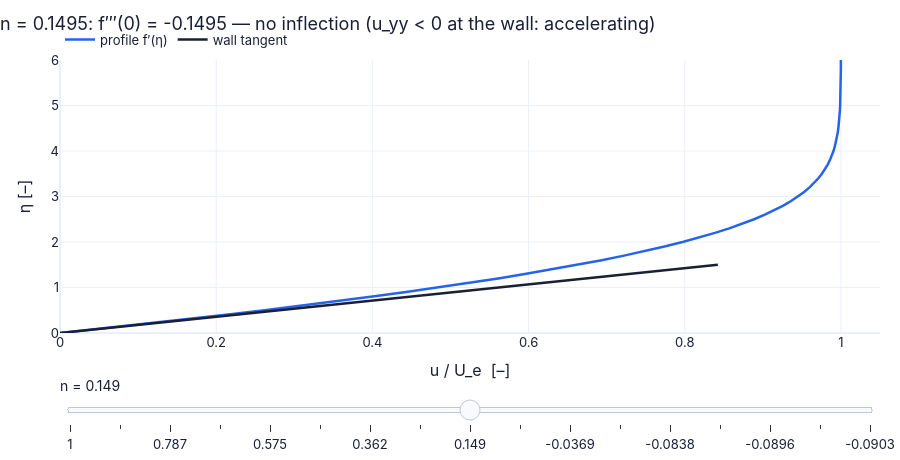

Here is the notebook cell this chart was saved with:
### Markdown cell above
**What you see.** In (a) the rose profile ($n=-0.05$) gets a second bend (its dot is the inflection) while the teal one is a single smooth bend; in (b) $f'''$ is negative at the wall for $n>0$, zero for $n=0$ and positive for $n<0$; in (c) $\tau_0$ falls to zero in the diffuser.

**How to read it.** Wall curvature = pressure gradient: an adverse gradient bends the wall end of the profile the other way, which puts an inflection into it; when the curvature is strong enough the slope at the wall reaches zero.

**What would change if…** …$dp/dx$ stronger (a wider-angle diffuser): the wall tangent lies flatter and $\tau_0$ reaches zero sooner.

### Code cell
rows7 = np.arange(len(tab["m"]))[::-1]                            # from n = 4 down to the fold
rows7 = rows7[tab["m"][rows7] <= 1.0001]                          # keep n <= 1 (favourable ... separation)
rows7 = rows7[::1 if not FAST else 2]
ms7 = tab["m"][rows7]


def frame(m_):                                                    # profile and wall tangent for exponent m_
    r = int(np.argmin(np.abs(tab["m"] - m_))); s0 = tab["fpp0"][r]
    e_ = min(1.5, 0.95/max(s0, 1e-9))
    return {"profile f′(η)": (tab["fp"][r], tab["eta"]), "wall tangent": ([0, s0*e_], [0, e_])}   # the values for this call


fig = slider_figure(frame, "n", ms7, unit="", xlabel="u / U_e  [–]", ylabel="η [–]", title="", xrange=[0, 1.05], yrange=[0, 6])   # one figure whose curves follow the slider; every position precomputed (P17)
def verdict(m_):   # a small helper used below
    return "no inflection (u_yy < 0 at the wall: accelerating)" if m_ > 1e-9 else ("inflection at the wall (u_yy = 0)" if abs(m_) <= 1e-9 else "inflection at η = %.2f (u_yy > 0 at the wall: adverse)" % tab["inflection_eta"][int(np.argmin(np.abs(tab["m"] - m_)))])   # the values for this call
step_titles(fig, [f"n = {m_:.4f}: f‴(0) = {-m_:+.4f} — {verdict(m_)}" for m_ in ms7])   # a title with numbers for every slider position
recolor(fig, {"profile f′(η)": COLORS["blue"], "wall tangent": COLORS["ink"]})   # colours by meaning
fig.show()                                                        # drag n from 1 to the fold

### Figure 1 — Plotly figure (JSON) as saved in the notebook; plotly's stock layout.template omitted (floating-point values rounded to 4 significant figures)
{"data": [{"hovertemplate": "profile f′(η): %{y:.4g}<extra>n = 1 </extra>", "line": {"color": "#2563eb", "width": 2.5}, "mode": "lines", "name": "profile f′(η)", "type": "scatter", "visible": false, "x": [-1.133e-29, 0.1183, 0.2266, 0.3252, 0.4145, 0.4946, 0.5663, 0.6299, 0.6859, 0.7351, 0.7779, 0.8149, 0.8467, 0.8738, 0.8968, 0.9162, 0.9323, 0.9458, 0.9568, 0.9659, 0.9732, 0.9791, 0.9839, 0.9876, 0.9905, 0.9929, 0.9946, 0.996, 0.997, 0.9978, 0.9984, 0.9989, 0.9992, 0.9994, 0.9996, 0.9997, 0.9998, 0.9999, 0.9999, 0.9999, 1.0, 1.0, 1.0, 1.0, 1.0, 1.0, 1.0, 1.0, 1.0, 1.0, 1.0, 1.0, 1.0, 1.0, 1.0, 1.0, 1.0, 1.0, 1.0, 1.0, 1.0, 1.0, 1.0, 1.0, 1.0, 1.0, 1.0, 1.0, 1.0, 1.0, 1.0, 1.0, 1.0, 1.0, 1.0, 1.0, 1.0, 1.0, 1.0, 1.0, 1.0], "y": [0.0, 0.1, 0.2, 0.3, 0.4, 0.5, 0.6, 0.7, 0.8, 0.9, 1.0, 1.1, 1.2, 1.3, 1.4, 1.5, 1.6, 1.7, 1.8, 1.9, 2.0, 2.1, 2.2, 2.3, 2.4, 2.5, 2.6, 2.7, 2.8, 2.9, 3.0, 3.1, 3.2, 3.3, 3.4, 3.5, 3.6, 3.7, 3.8, 3.9, 4.0, 4.1, 4.2, 4.3, 4.4, 4.5, 4.6, 4.7, 4.8, 4.9, 5.0, 5.1, 5.2, 5.3, 5.4, 5.5, 5.6, 5.7, 5.8, 5.9, 6.0, 6.1, 6.2, 6.3, 6.4, 6.5, 6.6, 6.7, 6.8, 6.9, 7.0, 7.1, 7.2, 7.3, 7.4, 7.5, 7.6, 7.7, 7.8, 7.9, 8.0]}, {"hovertemplate": "wall tangent: %{y:.4g}<extra>n = 1 </extra>", "line": {"color": "#1a1f36", "width": 2.5}, "mode": "lines", "name": "wall tangent", "type": "scatter", "visible": false, "x": [0.0, 0.95], "y": [0.0, 0.7707]}, {"hovertemplate": "profile f′(η): %{y:.4g}<extra>n = 0.894 </extra>", "line": {"color": "#2563eb", "width": 2.5}, "mode": "lines", "name": "profile f′(η)", "type": "scatter", "visible": false, "x": [-2.383e-26, 0.1125, 0.2161, 0.3111, 0.3975, 0.4757, 0.5462, 0.6092, 0.6653, 0.7149, 0.7585, 0.7966, 0.8297, 0.8583, 0.8827, 0.9036, 0.9212, 0.936, 0.9484, 0.9587, 0.9671, 0.974, 0.9796, 0.9841, 0.9877, 0.9905, 0.9928, 0.9945, 0.9959, 0.9969, 0.9977, 0.9983, 0.9988, 0.9991, 0.9994, 0.9995, 0.9997, 0.9998, 0.9998, 0.9999, 0.9999, 0.9999, 1.0, 1.0, 1.0, 1.0, 1.0, 1.0, 1.0, 1.0, 1.0, 1.0, 1.0, 1.0, 1.0, 1.0, 1.0, 1.0, 1.0, 1.0, 1.0, 1.0, 1.0, 1.0, 1.0, 1.0, 1.0, 1.0, 1.0, 1.0, 1.0, 1.0, 1.0, 1.0, 1.0, 1.0, 1.0, 1.0, 1.0, 1.0, 1.0], "y": [0.0, 0.1, 0.2, 0.3, 0.4, 0.5, 0.6, 0.7, 0.8, 0.9, 1.0, 1.1, 1.2, 1.3, 1.4, 1.5, 1.6, 1.7, 1.8, 1.9, 2.0, 2.1, 2.2, 2.3, 2.4, 2.5, 2.6, 2.7, 2.8, 2.9, 3.0, 3.1, 3.2, 3.3, 3.4, 3.5, 3.6, 3.7, 3.8, 3.9, 4.0, 4.1, 4.2, 4.3, 4.4, 4.5, 4.6, 4.7, 4.8, 4.9, 5.0, 5.1, 5.2, 5.3, 5.4, 5.5, 5.6, 5.7, 5.8, 5.9, 6.0, 6.1, 6.2, 6.3, 6.4, 6.5, 6.6, 6.7, 6.8, 6.9, 7.0, 7.1, 7.2, 7.3, 7.4, 7.5, 7.6, 7.7, 7.8, 7.9, 8.0]}, {"hovertemplate": "wall tangent: %{y:.4g}<extra>n = 0.894 </extra>", "line": {"color": "#1a1f36", "width": 2.5}, "mode": "lines", "name": "wall tangent", "type": "scatter", "visible": false, "x": [0.0, 0.95], "y": [0.0, 0.8122]}, {"hovertemplate": "profile f′(η): %{y:.4g}<extra>n = 0.787 </extra>", "line": {"color": "#2563eb", "width": 2.5}, "mode": "lines", "name": "profile f′(η)", "type": "scatter", "visible": false, "x": [-3.249e-27, 0.1064, 0.205, 0.2958, 0.3791, 0.4551, 0.5241, 0.5864, 0.6423, 0.6922, 0.7365, 0.7757, 0.81, 0.84, 0.8661, 0.8885, 0.9077, 0.9241, 0.9379, 0.9495, 0.9592, 0.9673, 0.9739, 0.9793, 0.9837, 0.9873, 0.9901, 0.9924, 0.9942, 0.9956, 0.9967, 0.9975, 0.9981, 0.9986, 0.999, 0.9993, 0.9995, 0.9996, 0.9997, 0.9998, 0.9999, 0.9999, 0.9999, 1.0, 1.0, 1.0, 1.0, 1.0, 1.0, 1.0, 1.0, 1.0, 1.0, 1.0, 1.0, 1.0, 1.0, 1.0, 1.0, 1.0, 1.0, 1.0, 1.0, 1.0, 1.0, 1.0, 1.0, 1.0, 1.0, 1.0, 1.0, 1.0, 1.0, 1.0, 1.0, 1.0, 1.0, 1.0, 1.0, 1.0, 1.0], "y": [0.0, 0.1, 0.2, 0.3, 0.4, 0.5, 0.6, 0.7, 0.8, 0.9, 1.0, 1.1, 1.2, 1.3, 1.4, 1.5, 1.6, 1.7, 1.8, 1.9, 2.0, 2.1, 2.2, 2.3, 2.4, 2.5, 2.6, 2.7, 2.8, 2.9, 3.0, 3.1, 3.2, 3.3, 3.4, 3.5, 3.6, 3.7, 3.8, 3.9, 4.0, 4.1, 4.2, 4.3, 4.4, 4.5, 4.6, 4.7, 4.8, 4.9, 5.0, 5.1, 5.2, 5.3, 5.4, 5.5, 5.6, 5.7, 5.8, 5.9, 6.0, 6.1, 6.2, 6.3, 6.4, 6.5, 6.6, 6.7, 6.8, 6.9, 7.0, 7.1, 7.2, 7.3, 7.4, 7.5, 7.6, 7.7, 7.8, 7.9, 8.0]}, {"hovertemplate": "wall tangent: %{y:.4g}<extra>n = 0.787 </extra>", "line": {"color": "#1a1f36", "width": 2.5}, "mode": "lines", "name": "wall tangent", "type": "scatter", "visible": false, "x": [0.0, 0.95], "y": [0.0, 0.8611]}, {"hovertemplate": "profile f′(η): %{y:.4g}<extra>n = 0.681 </extra>", "line": {"color": "#2563eb", "width": 2.5}, "mode": "lines", "name": "profile f′(η)", "type": "scatter", "visible": false, "x": [3.214e-27, 0.09986, 0.1929, 0.2793, 0.3591, 0.4325, 0.4997, 0.5608, 0.6163, 0.6664, 0.7113, 0.7513, 0.7869, 0.8184, 0.846, 0.8701, 0.891, 0.9091, 0.9246, 0.9378, 0.949, 0.9585, 0.9663, 0.9729, 0.9783, 0.9828, 0.9864, 0.9893, 0.9917, 0.9935, 0.995, 0.9962, 0.9971, 0.9978, 0.9984, 0.9988, 0.9991, 0.9993, 0.9995, 0.9997, 0.9998, 0.9998, 0.9999, 0.9999, 0.9999, 1.0, 1.0, 1.0, 1.0, 1.0, 1.0, 1.0, 1.0, 1.0, 1.0, 1.0, 1.0, 1.0, 1.0, 1.0, 1.0, 1.0, 1.0, 1.0, 1.0, 1.0, 1.0, 1.0, 1.0, 1.0, 1.0, 1.0, 1.0, 1.0, 1.0, 1.0, 1.0, 1.0, 1.0, 1.0, 1.0], "y": [0.0, 0.1, 0.2, 0.3, 0.4, 0.5, 0.6, 0.7, 0.8, 0.9, 1.0, 1.1, 1.2, 1.3, 1.4, 1.5, 1.6, 1.7, 1.8, 1.9, 2.0, 2.1, 2.2, 2.3, 2.4, 2.5, 2.6, 2.7, 2.8, 2.9, 3.0, 3.1, 3.2, 3.3, 3.4, 3.5, 3.6, 3.7, 3.8, 3.9, 4.0, 4.1, 4.2, 4.3, 4.4, 4.5, 4.6, 4.7, 4.8, 4.9, 5.0, 5.1, 5.2, 5.3, 5.4, 5.5, 5.6, 5.7, 5.8, 5.9, 6.0, 6.1, 6.2, 6.3, 6.4, 6.5, 6.6, 6.7, 6.8, 6.9, 7.0, 7.1, 7.2, 7.3, 7.4, 7.5, 7.6, 7.7, 7.8, 7.9, 8.0]}, {"hovertemplate": "wall tangent: %{y:.4g}<extra>n = 0.681 </extra>", "line": {"color": "#1a1f36", "width": 2.5}, "mode": "lines", "name": "wall tangent", "type": "scatter", "visible": false, "x": [0.0, 0.95], "y": [0.0, 0.92]}, {"hovertemplate": "profile f′(η): %{y:.4g}<extra>n = 0.575 </extra>", "line": {"color": "#2563eb", "width": 2.5}, "mode": "lines", "name": "profile f′(η)", "type": "scatter", "visible": false, "x": [-1.765e-29, 0.09281, 0.1799, 0.2613, 0.3371, 0.4074, 0.4723, 0.532, 0.5867, 0.6366, 0.6818, 0.7227, 0.7595, 0.7923, 0.8216, 0.8474, 0.8702, 0.8902, 0.9075, 0.9226, 0.9355, 0.9466, 0.956, 0.964, 0.9707, 0.9763, 0.9809, 0.9847, 0.9879, 0.9904, 0.9925, 0.9941, 0.9954, 0.9965, 0.9973, 0.998, 0.9985, 0.9988, 0.9991, 0.9994, 0.9995, 0.9997, 0.9997, 0.9998, 0.9999, 0.9999, 0.9999, 1.0, 1.0, 1.0, 1.0, 1.0, 1.0, 1.0, 1.0, 1.0, 1.0, 1.0, 1.0, 1.0, 1.0, 1.0, 1.0, 1.0, 1.0, 1.0, 1.0, 1.0, 1.0, 1.0, 1.0, 1.0, 1.0, 1.0, 1.0, 1.0, 1.0, 1.0, 1.0, 1.0, 1.0], "y": [0.0, 0.1, 0.2, 0.3, 0.4, 0.5, 0.6, 0.7, 0.8, 0.9, 1.0, 1.1, 1.2, 1.3, 1.4, 1.5, 1.6, 1.7, 1.8, 1.9, 2.0, 2.1, 2.2, 2.3, 2.4, 2.5, 2.6, 2.7, 2.8, 2.9, 3.0, 3.1, 3.2, 3.3, 3.4, 3.5, 3.6, 3.7, 3.8, 3.9, 4.0, 4.1, 4.2, 4.3, 4.4, 4.5, 4.6, 4.7, 4.8, 4.9, 5.0, 5.1, 5.2, 5.3, 5.4, 5.5, 5.6, 5.7, 5.8, 5.9, 6.0, 6.1, 6.2, 6.3, 6.4, 6.5, 6.6, 6.7, 6.8, 6.9, 7.0, 7.1, 7.2, 7.3, 7.4, 7.5, 7.6, 7.7, 7.8, 7.9, 8.0]}, {"hovertemplate": "wall tangent: %{y:.4g}<extra>n = 0.575 </extra>", "line": {"color": "#1a1f36", "width": 2.5}, "mode": "lines", "name": "wall tangent", "type": "scatter", "visible": false, "x": [0.0, 0.95], "y": [0.0, 0.9929]}, {"hovertemplate": "profile f′(η): %{y:.4g}<extra>n = 0.468 </extra>", "line": {"color": "#2563eb", "width": 2.5}, "mode": "lines", "name": "profile f′(η)", "type": "scatter", "visible": false, "x": [-9.338e-29, 0.08511, 0.1655, 0.2413, 0.3125, 0.3791, 0.4413, 0.499, 0.5525, 0.6018, 0.6471, 0.6885, 0.7262, 0.7604, 0.7912, 0.8189, 0.8437, 0.8657, 0.8851, 0.9023, 0.9173, 0.9303, 0.9416, 0.9513, 0.9596, 0.9667, 0.9727, 0.9777, 0.982, 0.9854, 0.9883, 0.9907, 0.9926, 0.9942, 0.9955, 0.9965, 0.9973, 0.9979, 0.9984, 0.9988, 0.9991, 0.9993, 0.9995, 0.9996, 0.9997, 0.9998, 0.9999, 0.9999, 0.9999, 0.9999, 1.0, 1.0, 1.0, 1.0, 1.0, 1.0, 1.0, 1.0, 1.0, 1.0, 1.0, 1.0, 1.0, 1.0, 1.0, 1.0, 1.0, 1.0, 1.0, 1.0, 1.0, 1.0, 1.0, 1.0, 1.0, 1.0, 1.0, 1.0, 1.0, 1.0, 1.0], "y": [0.0, 0.1, 0.2, 0.3, 0.4, 0.5, 0.6, 0.7, 0.8, 0.9, 1.0, 1.1, 1.2, 1.3, 1.4, 1.5, 1.6, 1.7, 1.8, 1.9, 2.0, 2.1, 2.2, 2.3, 2.4, 2.5, 2.6, 2.7, 2.8, 2.9, 3.0, 3.1, 3.2, 3.3, 3.4, 3.5, 3.6, 3.7, 3.8, 3.9, 4.0, 4.1, 4.2, 4.3, 4.4, 4.5, 4.6, 4.7, 4.8, 4.9, 5.0, 5.1, 5.2, 5.3, 5.4, 5.5, 5.6, 5.7, 5.8, 5.9, 6.0, 6.1, 6.2, 6.3, 6.4, 6.5, 6.6, 6.7, 6.8, 6.9, 7.0, 7.1, 7.2, 7.3, 7.4, 7.5, 7.6, 7.7, 7.8, 7.9, 8.0]}, {"hovertemplate": "wall tangent: %{y:.4g}<extra>n = 0.468 </extra>", "line": {"color": "#1a1f36", "width": 2.5}, "mode": "lines", "name": "wall tangent", "type": "scatter", "visible": false, "x": [0.0, 0.95], "y": [0.0, 1.086]}, {"hovertemplate": "profile f′(η): %{y:.4g}<extra>n = 0.362 </extra>", "line": {"color": "#2563eb", "width": 2.5}, "mode": "lines", "name": "profile f′(η)", "type": "scatter", "visible": false, "x": [-1.765e-29, 0.07657, 0.1495, 0.2189, 0.2846, 0.3468, 0.4053, 0.4604, 0.512, 0.5602, 0.605, 0.6466, 0.685, 0.7203, 0.7526, 0.7821, 0.8089, 0.8331, 0.8549, 0.8744, 0.8918, 0.9072, 0.9208, 0.9327, 0.9431, 0.9522, 0.96, 0.9667, 0.9724, 0.9773, 0.9814, 0.9848, 0.9877, 0.9901, 0.992, 0.9937, 0.995, 0.996, 0.9969, 0.9976, 0.9981, 0.9986, 0.9989, 0.9992, 0.9994, 0.9995, 0.9996, 0.9997, 0.9998, 0.9999, 0.9999, 0.9999, 0.9999, 1.0, 1.0, 1.0, 1.0, 1.0, 1.0, 1.0, 1.0, 1.0, 1.0, 1.0, 1.0, 1.0, 1.0, 1.0, 1.0, 1.0, 1.0, 1.0, 1.0, 1.0, 1.0, 1.0, 1.0, 1.0, 1.0, 1.0, 1.0], "y": [0.0, 0.1, 0.2, 0.3, 0.4, 0.5, 0.6, 0.7, 0.8, 0.9, 1.0, 1.1, 1.2, 1.3, 1.4, 1.5, 1.6, 1.7, 1.8, 1.9, 2.0, 2.1, 2.2, 2.3, 2.4, 2.5, 2.6, 2.7, 2.8, 2.9, 3.0, 3.1, 3.2, 3.3, 3.4, 3.5, 3.6, 3.7, 3.8, 3.9, 4.0, 4.1, 4.2, 4.3, 4.4, 4.5, 4.6, 4.7, 4.8, 4.9, 5.0, 5.1, 5.2, 5.3, 5.4, 5.5, 5.6, 5.7, 5.8, 5.9, 6.0, 6.1, 6.2, 6.3, 6.4, 6.5, 6.6, 6.7, 6.8, 6.9, 7.0, 7.1, 7.2, 7.3, 7.4, 7.5, 7.6, 7.7, 7.8, 7.9, 8.0]}, {"hovertemplate": "wall tangent: %{y:.4g}<extra>n = 0.362 </extra>", "line": {"color": "#1a1f36", "width": 2.5}, "mode": "lines", "name": "wall tangent", "type": "scatter", "visible": false, "x": [0.0, 0.95], "y": [0.0, 1.212]}, {"hovertemplate": "profile f′(η): %{y:.4g}<extra>n = 0.256 </extra>", "line": {"color": "#2563eb", "width": 2.5}, "mode": "lines", "name": "profile f′(η)", "type": "scatter", "visible": false, "x": [-1.215e-25, 0.06687, 0.1312, 0.1929, 0.2521, 0.3087, 0.3627, 0.4141, 0.4629, 0.5091, 0.5527, 0.5937, 0.6322, 0.6682, 0.7018, 0.7329, 0.7617, 0.7881, 0.8124, 0.8346, 0.8548, 0.873, 0.8894, 0.9041, 0.9173, 0.9289, 0.9392, 0.9483, 0.9562, 0.963, 0.969, 0.9741, 0.9785, 0.9822, 0.9854, 0.988, 0.9903, 0.9921, 0.9937, 0.9949, 0.9959, 0.9968, 0.9975, 0.998, 0.9984, 0.9988, 0.9991, 0.9993, 0.9995, 0.9996, 0.9997, 0.9998, 0.9998, 0.9999, 0.9999, 0.9999, 0.9999, 1.0, 1.0, 1.0, 1.0, 1.0, 1.0, 1.0, 1.0, 1.0, 1.0, 1.0, 1.0, 1.0, 1.0, 1.0, 1.0, 1.0, 1.0, 1.0, 1.0, 1.0, 1.0, 1.0, 1.0], "y": [0.0, 0.1, 0.2, 0.3, 0.4, 0.5, 0.6, 0.7, 0.8, 0.9, 1.0, 1.1, 1.2, 1.3, 1.4, 1.5, 1.6, 1.7, 1.8, 1.9, 2.0, 2.1, 2.2, 2.3, 2.4, 2.5, 2.6, 2.7, 2.8, 2.9, 3.0, 3.1, 3.2, 3.3, 3.4, 3.5, 3.6, 3.7, 3.8, 3.9, 4.0, 4.1, 4.2, 4.3, 4.4, 4.5, 4.6, 4.7, 4.8, 4.9, 5.0, 5.1, 5.2, 5.3, 5.4, 5.5, 5.6, 5.7, 5.8, 5.9, 6.0, 6.1, 6.2, 6.3, 6.4, 6.5, 6.6, 6.7, 6.8, 6.9, 7.0, 7.1, 7.2, 7.3, 7.4, 7.5, 7.6, 7.7, 7.8, 7.9, 8.0]}, {"hovertemplate": "wall tangent: %{y:.4g}<extra>n = 0.256 </extra>", "line": {"color": "#1a1f36", "width": 2.5}, "mode": "lines", "name": "wall tangent", "type": "scatter", "visible": false, "x": [0.0, 0.95], "y": [0.0, 1.394]}, {"hovertemplate": "profile f′(η): %{y:.4g}<extra>n = 0.149 </extra>", "line": {"color": "#2563eb", "width": 2.5}, "mode": "lines", "name": "profile f′(η)", "type": "scatter", "visible": true, "x": [3.562e-25, 0.05541, 0.1093, 0.1617, 0.2126, 0.2619, 0.3096, 0.3558, 0.4003, 0.4431, 0.4842, 0.5236, 0.5612, 0.597, 0.631, 0.6632, 0.6936, 0.7222, 0.749, 0.774, 0.7973, 0.8188, 0.8387, 0.8569, 0.8736, 0.8888, 0.9026, 0.915, 0.9262, 0.9361, 0.945, 0.9529, 0.9598, 0.9658, 0.9711, 0.9757, 0.9796, 0.983, 0.9859, 0.9883, 0.9904, 0.9922, 0.9936, 0.9948, 0.9958, 0.9967, 0.9973, 0.9979, 0.9983, 0.9987, 0.999, 0.9992, 0.9994, 0.9995, 0.9996, 0.9997, 0.9998, 0.9998, 0.9999, 0.9999, 0.9999, 1.0, 1.0, 1.0, 1.0, 1.0, 1.0, 1.0, 1.0, 1.0, 1.0, 1.0, 1.0, 1.0, 1.0, 1.0, 1.0, 1.0, 1.0, 1.0, 1.0], "y": [0.0, 0.1, 0.2, 0.3, 0.4, 0.5, 0.6, 0.7, 0.8, 0.9, 1.0, 1.1, 1.2, 1.3, 1.4, 1.5, 1.6, 1.7, 1.8, 1.9, 2.0, 2.1, 2.2, 2.3, 2.4, 2.5, 2.6, 2.7, 2.8, 2.9, 3.0, 3.1, 3.2, 3.3, 3.4, 3.5, 3.6, 3.7, 3.8, 3.9, 4.0, 4.1, 4.2, 4.3, 4.4, 4.5, 4.6, 4.7, 4.8, 4.9, 5.0, 5.1, 5.2, 5.3, 5.4, 5.5, 5.6, 5.7, 5.8, 5.9, 6.0, 6.1, 6.2, 6.3, 6.4, 6.5, 6.6, 6.7, 6.8, 6.9, 7.0, 7.1, 7.2, 7.3, 7.4, 7.5, 7.6, 7.7, 7.8, 7.9, 8.0]}, {"hovertemplate": "wall tangent: %{y:.4g}<extra>n = 0.149 </extra>", "line": {"color": "#1a1f36", "width": 2.5}, "mode": "lines", "name": "wall tangent", "type": "scatter", "visible": true, "x": [0.0, 0.8424], "y": [0.0, 1.5]}, {"hovertemplate": "profile f′(η): %{y:.4g}<extra>n = 0.0432 </extra>", "line": {"color": "#2563eb", "width": 2.5}, "mode": "lines", "name": "profile f′(η)", "type": "scatter", "visible": false, "x": [-2.044e-25, 0.04083, 0.08122, 0.1212, 0.1606, 0.1996, 0.2381, 0.276, 0.3134, 0.3501, 0.3861, 0.4214, 0.4558, 0.4895, 0.5222, 0.554, 0.5848, 0.6146, 0.6432, 0.6707, 0.697, 0.722, 0.7458, 0.7684, 0.7897, 0.8096, 0.8283, 0.8458, 0.8619, 0.8769, 0.8906, 0.9032, 0.9147, 0.9251, 0.9346, 0.943, 0.9506, 0.9574, 0.9634, 0.9687, 0.9733, 0.9773, 0.9809, 0.9839, 0.9865, 0.9888, 0.9907, 0.9923, 0.9937, 0.9948, 0.9958, 0.9966, 0.9973, 0.9978, 0.9982, 0.9986, 0.9989, 0.9991, 0.9993, 0.9995, 0.9996, 0.9997, 0.9998, 0.9998, 0.9999, 0.9999, 0.9999, 0.9999, 1.0, 1.0, 1.0, 1.0, 1.0, 1.0, 1.0, 1.0, 1.0, 1.0, 1.0, 1.0, 1.0], "y": [0.0, 0.1, 0.2, 0.3, 0.4, 0.5, 0.6, 0.7, 0.8, 0.9, 1.0, 1.1, 1.2, 1.3, 1.4, 1.5, 1.6, 1.7, 1.8, 1.9, 2.0, 2.1, 2.2, 2.3, 2.4, 2.5, 2.6, 2.7, 2.8, 2.9, 3.0, 3.1, 3.2, 3.3, 3.4, 3.5, 3.6, 3.7, 3.8, 3.9, 4.0, 4.1, 4.2, 4.3, 4.4, 4.5, 4.6, 4.7, 4.8, 4.9, 5.0, 5.1, 5.2, 5.3, 5.4, 5.5, 5.6, 5.7, 5.8, 5.9, 6.0, 6.1, 6.2, 6.3, 6.4, 6.5, 6.6, 6.7, 6.8, 6.9, 7.0, 7.1, 7.2, 7.3, 7.4, 7.5, 7.6, 7.7, 7.8, 7.9, 8.0]}, {"hovertemplate": "wall tangent: %{y:.4g}<extra>n = 0.0432 </extra>", "line": {"color": "#1a1f36", "width": 2.5}, "mode": "lines", "name": "wall tangent", "type": "scatter", "visible": false, "x": [0.0, 0.6156], "y": [0.0, 1.5]}, {"hovertemplate": "profile f′(η): %{y:.4g}<extra>n = -0.0369 </extra>", "line": {"color": "#2563eb", "width": 2.5}, "mode": "lines", "name": "profile f′(η)", "type": "scatter", "visible": false, "x": [-1.682e-25, 0.02511, 0.05058, 0.07642, 0.1026, 0.1291, 0.156, 0.1831, 0.2105, 0.2382, 0.2661, 0.2941, 0.3223, 0.3505, 0.3787, 0.407, 0.4351, 0.463, 0.4907, 0.5182, 0.5452, 0.5719, 0.598, 0.6235, 0.6484, 0.6726, 0.6961, 0.7187, 0.7405, 0.7613, 0.7812, 0.8001, 0.818, 0.8348, 0.8507, 0.8655, 0.8793, 0.8921, 0.9039, 0.9147, 0.9246, 0.9337, 0.9418, 0.9492, 0.9558, 0.9618, 0.967, 0.9717, 0.9758, 0.9794, 0.9825, 0.9852, 0.9876, 0.9896, 0.9913, 0.9928, 0.9941, 0.9951, 0.996, 0.9967, 0.9974, 0.9979, 0.9983, 0.9986, 0.9989, 0.9991, 0.9993, 0.9995, 0.9996, 0.9997, 0.9997, 0.9998, 0.9998, 0.9999, 0.9999, 0.9999, 0.9999, 1.0, 1.0, 1.0, 1.0], "y": [0.0, 0.1, 0.2, 0.3, 0.4, 0.5, 0.6, 0.7, 0.8, 0.9, 1.0, 1.1, 1.2, 1.3, 1.4, 1.5, 1.6, 1.7, 1.8, 1.9, 2.0, 2.1, 2.2, 2.3, 2.4, 2.5, 2.6, 2.7, 2.8, 2.9, 3.0, 3.1, 3.2, 3.3, 3.4, 3.5, 3.6, 3.7, 3.8, 3.9, 4.0, 4.1, 4.2, 4.3, 4.4, 4.5, 4.6, 4.7, 4.8, 4.9, 5.0, 5.1, 5.2, 5.3, 5.4, 5.5, 5.6, 5.7, 5.8, 5.9, 6.0, 6.1, 6.2, 6.3, 6.4, 6.5, 6.6, 6.7, 6.8, 6.9, 7.0, 7.1, 7.2, 7.3, 7.4, 7.5, 7.6, 7.7, 7.8, 7.9, 8.0]}, {"hovertemplate": "wall tangent: %{y:.4g}<extra>n = -0.0369 </extra>", "line": {"color": "#1a1f36", "width": 2.5}, "mode": "lines", "name": "wall tangent", "type": "scatter", "visible": false, "x": [0.0, 0.3739], "y": [0.0, 1.5]}, {"hovertemplate": "profile f′(η): %{y:.4g}<extra>n = -0.0716 </extra>", "line": {"color": "#2563eb", "width": 2.5}, "mode": "lines", "name": "profile f′(η)", "type": "scatter", "visible": false, "x": [8.565e-25, 0.01437, 0.02945, 0.04525, 0.06175, 0.07896, 0.09687, 0.1155, 0.1347, 0.1546, 0.1752, 0.1964, 0.2181, 0.2405, 0.2633, 0.2866, 0.3104, 0.3346, 0.3591, 0.3839, 0.4089, 0.4341, 0.4594, 0.4847, 0.51, 0.5351, 0.5601, 0.5848, 0.6091, 0.633, 0.6564, 0.6793, 0.7015, 0.7231, 0.7438, 0.7638, 0.783, 0.8012, 0.8186, 0.835, 0.8504, 0.8649, 0.8785, 0.891, 0.9027, 0.9134, 0.9233, 0.9323, 0.9405, 0.9479, 0.9545, 0.9605, 0.9658, 0.9706, 0.9747, 0.9784, 0.9816, 0.9844, 0.9869, 0.989, 0.9908, 0.9923, 0.9936, 0.9947, 0.9957, 0.9965, 0.9971, 0.9977, 0.9981, 0.9985, 0.9988, 0.999, 0.9992, 0.9994, 0.9995, 0.9996, 0.9997, 0.9998, 0.9998, 0.9999, 0.9999], "y": [0.0, 0.1, 0.2, 0.3, 0.4, 0.5, 0.6, 0.7, 0.8, 0.9, 1.0, 1.1, 1.2, 1.3, 1.4, 1.5, 1.6, 1.7, 1.8, 1.9, 2.0, 2.1, 2.2, 2.3, 2.4, 2.5, 2.6, 2.7, 2.8, 2.9, 3.0, 3.1, 3.2, 3.3, 3.4, 3.5, 3.6, 3.7, 3.8, 3.9, 4.0, 4.1, 4.2, 4.3, 4.4, 4.5, 4.6, 4.7, 4.8, 4.9, 5.0, 5.1, 5.2, 5.3, 5.4, 5.5, 5.6, 5.7, 5.8, 5.9, 6.0, 6.1, 6.2, 6.3, 6.4, 6.5, 6.6, 6.7, 6.8, 6.9, 7.0, 7.1, 7.2, 7.3, 7.4, 7.5, 7.6, 7.7, 7.8, 7.9, 8.0]}, {"hovertemplate": "wall tangent: %{y:.4g}<extra>n = -0.0716 </extra>", "line": {"color": "#1a1f36", "width": 2.5}, "mode": "lines", "name": "wall tangent", "type": "scatter", "visible": false, "x": [0.0, 0.2101], "y": [0.0, 1.5]}, {"hovertemplate": "profile f′(η): %{y:.4g}<extra>n = -0.0838 </extra>", "line": {"color": "#2563eb", "width": 2.5}, "mode": "lines", "name": "profile f′(η)", "type": "scatter", "visible": false, "x": [-1.935e-22, 0.008344, 0.01753, 0.02755, 0.0384, 0.05009, 0.06261, 0.07595, 0.09011, 0.1051, 0.1209, 0.1374, 0.1547, 0.1728, 0.1916, 0.2111, 0.2313, 0.2522, 0.2736, 0.2956, 0.3182, 0.3412, 0.3646, 0.3884, 0.4125, 0.4368, 0.4613, 0.4859, 0.5105, 0.5351, 0.5595, 0.5838, 0.6077, 0.6313, 0.6544, 0.677, 0.699, 0.7204, 0.7411, 0.761, 0.7801, 0.7984, 0.8157, 0.8322, 0.8477, 0.8623, 0.8759, 0.8886, 0.9004, 0.9113, 0.9212, 0.9304, 0.9387, 0.9462, 0.953, 0.9591, 0.9646, 0.9694, 0.9737, 0.9775, 0.9809, 0.9837, 0.9863, 0.9884, 0.9903, 0.9919, 0.9933, 0.9944, 0.9954, 0.9962, 0.9969, 0.9975, 0.998, 0.9984, 0.9987, 0.999, 0.9992, 0.9993, 0.9995, 0.9996, 0.9997], "y": [0.0, 0.1, 0.2, 0.3, 0.4, 0.5, 0.6, 0.7, 0.8, 0.9, 1.0, 1.1, 1.2, 1.3, 1.4, 1.5, 1.6, 1.7, 1.8, 1.9, 2.0, 2.1, 2.2, 2.3, 2.4, 2.5, 2.6, 2.7, 2.8, 2.9, 3.0, 3.1, 3.2, 3.3, 3.4, 3.5, 3.6, 3.7, 3.8, 3.9, 4.0, 4.1, 4.2, 4.3, 4.4, 4.5, 4.6, 4.7, 4.8, 4.9, 5.0, 5.1, 5.2, 5.3, 5.4, 5.5, 5.6, 5.7, 5.8, 5.9, 6.0, 6.1, 6.2, 6.3, 6.4, 6.5, 6.6, 6.7, 6.8, 6.9, 7.0, 7.1, 7.2, 7.3, 7.4, 7.5, 7.6, 7.7, 7.8, 7.9, 8.0]}, {"hovertemplate": "wall tangent: %{y:.4g}<extra>n = -0.0838 </extra>", "line": {"color": "#1a1f36", "width": 2.5}, "mode": "lines", "name": "wall tangent", "type": "scatter", "visible": false, "x": [0.0, 0.1189], "y": [0.0, 1.5]}, {"hovertemplate": "profile f′(η): %{y:.4g}<extra>n = -0.0881 </extra>", "line": {"color": "#2563eb", "width": 2.5}, "mode": "lines", "name": "profile f′(η)", "type": "scatter", "visible": false, "x": [1.458e-22, 0.004974, 0.01083, 0.01757, 0.02518, 0.03368, 0.04305, 0.0533, 0.06441, 0.0764, 0.08924, 0.1029, 0.1175, 0.1328, 0.149, 0.166, 0.1837, 0.2022, 0.2215, 0.2414, 0.262, 0.2832, 0.305, 0.3274, 0.3502, 0.3734, 0.397, 0.4209, 0.4451, 0.4694, 0.4938, 0.5182, 0.5426, 0.5669, 0.5909, 0.6146, 0.6379, 0.6608, 0.6832, 0.705, 0.7261, 0.7465, 0.7662, 0.785, 0.803, 0.8201, 0.8363, 0.8515, 0.8658, 0.8792, 0.8917, 0.9032, 0.9138, 0.9236, 0.9325, 0.9406, 0.948, 0.9546, 0.9605, 0.9658, 0.9705, 0.9747, 0.9784, 0.9816, 0.9844, 0.9868, 0.9889, 0.9907, 0.9923, 0.9936, 0.9947, 0.9956, 0.9964, 0.9971, 0.9976, 0.9981, 0.9985, 0.9988, 0.999, 0.9992, 0.9994], "y": [0.0, 0.1, 0.2, 0.3, 0.4, 0.5, 0.6, 0.7, 0.8, 0.9, 1.0, 1.1, 1.2, 1.3, 1.4, 1.5, 1.6, 1.7, 1.8, 1.9, 2.0, 2.1, 2.2, 2.3, 2.4, 2.5, 2.6, 2.7, 2.8, 2.9, 3.0, 3.1, 3.2, 3.3, 3.4, 3.5, 3.6, 3.7, 3.8, 3.9, 4.0, 4.1, 4.2, 4.3, 4.4, 4.5, 4.6, 4.7, 4.8, 4.9, 5.0, 5.1, 5.2, 5.3, 5.4, 5.5, 5.6, 5.7, 5.8, 5.9, 6.0, 6.1, 6.2, 6.3, 6.4, 6.5, 6.6, 6.7, 6.8, 6.9, 7.0, 7.1, 7.2, 7.3, 7.4, 7.5, 7.6, 7.7, 7.8, 7.9, 8.0]}, {"hovertemplate": "wall tangent: %{y:.4g}<extra>n = -0.0881 </extra>", "line": {"color": "#1a1f36", "width": 2.5}, "mode": "lines", "name": "wall tangent", "type": "scatter", "visible": false, "x": [0.0, 0.06801], "y": [0.0, 1.5]}, {"hovertemplate": "profile f′(η): %{y:.4g}<extra>n = -0.0896 </extra>", "line": {"color": "#2563eb", "width": 2.5}, "mode": "lines", "name": "profile f′(η)", "type": "scatter", "visible": false, "x": [-2.325e-21, 0.00307, 0.007036, 0.0119, 0.01765, 0.02431, 0.03185, 0.04029, 0.04962, 0.05984, 0.07093, 0.08291, 0.09575, 0.1095, 0.124, 0.1394, 0.1556, 0.1726, 0.1904, 0.209, 0.2283, 0.2482, 0.2689, 0.2901, 0.312, 0.3343, 0.3572, 0.3804, 0.4041, 0.428, 0.4521, 0.4764, 0.5008, 0.5251, 0.5494, 0.5736, 0.5975, 0.6211, 0.6443, 0.667, 0.6892, 0.7108, 0.7317, 0.7519, 0.7714, 0.79, 0.8077, 0.8245, 0.8404, 0.8554, 0.8695, 0.8826, 0.8948, 0.9061, 0.9165, 0.926, 0.9347, 0.9426, 0.9498, 0.9562, 0.962, 0.9671, 0.9717, 0.9757, 0.9792, 0.9823, 0.985, 0.9874, 0.9894, 0.9911, 0.9926, 0.9939, 0.9949, 0.9958, 0.9966, 0.9972, 0.9977, 0.9982, 0.9985, 0.9988, 0.9991], "y": [0.0, 0.1, 0.2, 0.3, 0.4, 0.5, 0.6, 0.7, 0.8, 0.9, 1.0, 1.1, 1.2, 1.3, 1.4, 1.5, 1.6, 1.7, 1.8, 1.9, 2.0, 2.1, 2.2, 2.3, 2.4, 2.5, 2.6, 2.7, 2.8, 2.9, 3.0, 3.1, 3.2, 3.3, 3.4, 3.5, 3.6, 3.7, 3.8, 3.9, 4.0, 4.1, 4.2, 4.3, 4.4, 4.5, 4.6, 4.7, 4.8, 4.9, 5.0, 5.1, 5.2, 5.3, 5.4, 5.5, 5.6, 5.7, 5.8, 5.9, 6.0, 6.1, 6.2, 6.3, 6.4, 6.5, 6.6, 6.7, 6.8, 6.9, 7.0, 7.1, 7.2, 7.3, 7.4, 7.5, 7.6, 7.7, 7.8, 7.9, 8.0]}, {"hovertemplate": "wall tangent: %{y:.4g}<extra>n = -0.0896 </extra>", "line": {"color": "#1a1f36", "width": 2.5}, "mode": "lines", "name": "wall tangent", "type": "scatter", "visible": false, "x": [0.0, 0.03932], "y": [0.0, 1.5]}, {"hovertemplate": "profile f′(η): %{y:.4g}<extra>n = -0.0901 </extra>", "line": {"color": "#2563eb", "width": 2.5}, "mode": "lines", "name": "profile f′(η)", "type": "scatter", "visible": false, "x": [5.431e-23, 0.001978, 0.004857, 0.008638, 0.01332, 0.0189, 0.02538, 0.03277, 0.04105, 0.05022, 0.06028, 0.07124, 0.08307, 0.09578, 0.1094, 0.1238, 0.1391, 0.1551, 0.1721, 0.1897, 0.2082, 0.2274, 0.2473, 0.2678, 0.289, 0.3108, 0.3331, 0.3558, 0.3791, 0.4026, 0.4265, 0.4506, 0.4749, 0.4992, 0.5236, 0.5478, 0.572, 0.5959, 0.6195, 0.6427, 0.6655, 0.6877, 0.7094, 0.7303, 0.7506, 0.77, 0.7887, 0.8065, 0.8234, 0.8394, 0.8544, 0.8686, 0.8817, 0.894, 0.9054, 0.9158, 0.9254, 0.9341, 0.9421, 0.9493, 0.9558, 0.9616, 0.9668, 0.9714, 0.9754, 0.979, 0.9821, 0.9849, 0.9872, 0.9893, 0.991, 0.9925, 0.9938, 0.9949, 0.9958, 0.9965, 0.9972, 0.9977, 0.9982, 0.9985, 0.9988], "y": [0.0, 0.1, 0.2, 0.3, 0.4, 0.5, 0.6, 0.7, 0.8, 0.9, 1.0, 1.1, 1.2, 1.3, 1.4, 1.5, 1.6, 1.7, 1.8, 1.9, 2.0, 2.1, 2.2, 2.3, 2.4, 2.5, 2.6, 2.7, 2.8, 2.9, 3.0, 3.1, 3.2, 3.3, 3.4, 3.5, 3.6, 3.7, 3.8, 3.9, 4.0, 4.1, 4.2, 4.3, 4.4, 4.5, 4.6, 4.7, 4.8, 4.9, 5.0, 5.1, 5.2, 5.3, 5.4, 5.5, 5.6, 5.7, 5.8, 5.9, 6.0, 6.1, 6.2, 6.3, 6.4, 6.5, 6.6, 6.7, 6.8, 6.9, 7.0, 7.1, 7.2, 7.3, 7.4, 7.5, 7.6, 7.7, 7.8, 7.9, 8.0]}, {"hovertemplate": "wall tangent: %{y:.4g}<extra>n = -0.0901 </extra>", "line": {"color": "#1a1f36", "width": 2.5}, "mode": "lines", "name": "wall tangent", "type": "scatter", "visible": false, "x": [0.0, 0.02291], "y": [0.0, 1.5]}, {"hovertemplate": "profile f′(η): %{y:.4g}<extra>n = -0.0903 </extra>", "line": {"color": "#2563eb", "width": 2.5}, "mode": "lines", "name": "profile f′(η)", "type": "scatter", "visible": false, "x": [-7.273e-24, 0.001343, 0.00359, 0.00674, 0.01079, 0.01575, 0.02161, 0.02837, 0.03603, 0.04459, 0.05404, 0.06438, 0.07562, 0.08773, 0.1007, 0.1146, 0.1293, 0.1448, 0.1612, 0.1783, 0.1963, 0.215, 0.2344, 0.2545, 0.2753, 0.2966, 0.3186, 0.341, 0.364, 0.3873, 0.411, 0.4349, 0.4591, 0.4834, 0.5077, 0.5321, 0.5563, 0.5804, 0.6042, 0.6277, 0.6507, 0.6733, 0.6953, 0.7167, 0.7375, 0.7574, 0.7766, 0.795, 0.8125, 0.8291, 0.8447, 0.8595, 0.8733, 0.8861, 0.8981, 0.9091, 0.9192, 0.9285, 0.937, 0.9447, 0.9516, 0.9579, 0.9635, 0.9684, 0.9728, 0.9767, 0.9801, 0.9831, 0.9857, 0.988, 0.9899, 0.9916, 0.993, 0.9942, 0.9952, 0.9961, 0.9968, 0.9974, 0.9979, 0.9983, 0.9986], "y": [0.0, 0.1, 0.2, 0.3, 0.4, 0.5, 0.6, 0.7, 0.8, 0.9, 1.0, 1.1, 1.2, 1.3, 1.4, 1.5, 1.6, 1.7, 1.8, 1.9, 2.0, 2.1, 2.2, 2.3, 2.4, 2.5, 2.6, 2.7, 2.8, 2.9, 3.0, 3.1, 3.2, 3.3, 3.4, 3.5, 3.6, 3.7, 3.8, 3.9, 4.0, 4.1, 4.2, 4.3, 4.4, 4.5, 4.6, 4.7, 4.8, 4.9, 5.0, 5.1, 5.2, 5.3, 5.4, 5.5, 5.6, 5.7, 5.8, 5.9, 6.0, 6.1, 6.2, 6.3, 6.4, 6.5, 6.6, 6.7, 6.8, 6.9, 7.0, 7.1, 7.2, 7.3, 7.4, 7.5, 7.6, 7.7, 7.8, 7.9, 8.0]}, {"hovertemplate": "wall tangent: %{y:.4g}<extra>n = -0.0903 </extra>", "line": {"color": "#1a1f36", "width": 2.5}, "mode": "lines", "name": "wall tangent", "type": "scatter", "visible": false, "x": [0.0, 0.01338], "y": [0.0, 1.5]}], "layout": {"colorway": ["#6c5ce7", "#0fa39c", "#f97316", "#2563eb", "#e11d6a", "#d97706"], "font": {"color": "#1a1f36", "family": "Inter, -apple-system, Segoe UI, Roboto, sans-serif", "size": 13}, "height": 460, "hovermode": "x unified", "legend": {"orientation": "h", "x": 0, "xanchor": "left", "y": 1.02, "yanchor": "bottom"}, "margin": {"b": 90, "l": 60, "r": 20, "t": 60}, "sliders": [{"active": 8, "currentvalue": {"font": {"size": 14}, "prefix": "n = ", "suffix": " "}, "pad": {"t": 40}, "steps": [{"args": [{"visible": [true, true, false, false, false, false, false, false, false, false, false, false, false, false, false, false, false, false, false, false, false, false, false, false, false, false, false, false, false, false, false, false, false, false]}, {"title.text": "n = 1.0000: f‴(0) = -1.0000 — no inflection (u_yy < 0 at the wall: accelerating)"}], "label": "1", "method": "update"}, {"args": [{"visible": [false, false, true, true, false, false, false, false, false, false, false, false, false, false, false, false, false, false, false, false, false, false, false, false, false, false, false, false, false, false, false, false, false, false]}, {"title.text": "n = 0.8937: f‴(0) = -0.8937 — no inflection (u_yy < 0 at the wall: accelerating)"}], "label": "0.894", "method": "update"}, {"args": [{"visible": [false, false, false, false, true, true, false, false, false, false, false, false, false, false, false, false, false, false, false, false, false, false, false, false, false, false, false, false, false, false, false, false, false, false]}, {"title.text": "n = 0.7874: f‴(0) = -0.7874 — no inflection (u_yy < 0 at the wall: accelerating)"}], "label": "0.787", "method": "update"}, {"args": [{"visible": [false, false, false, false, false, false, true, true, false, false, false, false, false, false, false, false, false, false, false, false, false, false, false, false, false, false, false, false, false, false, false, false, false, false]}, {"title.text": "n = 0.6811: f‴(0) = -0.6811 — no inflection (u_yy < 0 at the wall: accelerating)"}], "label": "0.681", "method": "update"}, {"args": [{"visible": [false, false, false, false, false, false, false, false, true, true, false, false, false, false, false, false, false, false, false, false, false, false, false, false, false, false, false, false, false, false, false, false, false, false]}, {"title.text": "n = 0.5747: f‴(0) = -0.5747 — no inflection (u_yy < 0 at the wall: accelerating)"}], "label": "0.575", "method": "update"}, {"args": [{"visible": [false, false, false, false, false, false, false, false, false, false, true, true, false, false, false, false, false, false, false, false, false, false, false, false, false, false, false, false, false, false, false, false, false, false]}, {"title.text": "n = 0.4684: f‴(0) = -0.4684 — no inflection (u_yy < 0 at the wall: accelerating)"}], "label": "0.468", "method": "update"}, {"args": [{"visible": [false, false, false, false, false, false, false, false, false, false, false, false, true, true, false, false, false, false, false, false, false, false, false, false, false, false, false, false, false, false, false, false, false, false]}, {"title.text": "n = 0.3621: f‴(0) = -0.3621 — no inflection (u_yy < 0 at the wall: accelerating)"}], "label": "0.362", "method": "update"}, {"args": [{"visible": [false, false, false, false, false, false, false, false, false, false, false, false, false, false, true, true, false, false, false, false, false, false, false, false, false, false, false, false, false, false, false, false, false, false]}, {"title.text": "n = 0.2558: f‴(0) = -0.2558 — no inflection (u_yy < 0 at the wall: accelerating)"}], "label": "0.256", "method": "update"}, {"args": [{"visible": [false, false, false, false, false, false, false, false, false, false, false, false, false, false, false, false, true, true, false, false, false, false, false, false, false, false, false, false, false, false, false, false, false, false]}, {"title.text": "n = 0.1495: f‴(0) = -0.1495 — no inflection (u_yy < 0 at the wall: accelerating)"}], "label": "0.149", "method": "update"}, {"args": [{"visible": [false, false, false, false, false, false, false, false, false, false, false, false, false, false, false, false, false, false, true, true, false, false, false, false, false, false, false, false, false, false, false, false, false, false]}, {"title.text": "n = 0.0432: f‴(0) = -0.0432 — no inflection (u_yy < 0 at the wall: accelerating)"}], "label": "0.0432", "method": "update"}, {"args": [{"visible": [false, false, false, false, false, false, false, false, false, false, false, false, false, false, false, false, false, false, false, false, true, true, false, false, false, false, false, false, false, false, false, false, false, false]}, {"title.text": "n = -0.0369: f‴(0) = +0.0369 — inflection at η = 1.34 (u_yy > 0 at the wall: adverse)"}], "label": "-0.0369", "method": "update"}, {"args": [{"visible": [false, false, false, false, false, false, false, false, false, false, false, false, false, false, false, false, false, false, false, false, false, false, true, true, false, false, false, false, false, false, false, false, false, false]}, {"title.text": "n = -0.0716: f‴(0) = +0.0716 — inflection at η = 2.24 (u_yy > 0 at the wall: adverse)"}], "label": "-0.0716", "method": "update"}, {"args": [{"visible": [false, false, false, false, false, false, false, false, false, false, false, false, false, false, false, false, false, false, false, false, false, false, false, false, true, true, false, false, false, false, false, false, false, false]}, {"title.text": "n = -0.0838: f‴(0) = +0.0838 — inflection at η = 2.73 (u_yy > 0 at the wall: adverse)"}], "label": "-0.0838", "method": "update"}, {"args": [{"visible": [false, false, false, false, false, false, false, false, false, false, false, false, false, false, false, false, false, false, false, false, false, false, false, false, false, false, true, true, false, false, false, false, false, false]}, {"title.text": "n = -0.0881: f‴(0) = +0.0881 — inflection at η = 3.02 (u_yy > 0 at the wall: adverse)"}], "label": "-0.0881", "method": "update"}, {"args": [{"visible": [false, false, false, false, false, false, false, false, false, false, false, false, false, false, false, false, false, false, false, false, false, false, false, false, false, false, false, false, true, true, false, false, false, false]}, {"title.text": "n = -0.0896: f‴(0) = +0.0896 — inflection at η = 3.20 (u_yy > 0 at the wall: adverse)"}], "label": "-0.0896", "method": "update"}, {"args": [{"visible": [false, false, false, false, false, false, false, false, false, false, false, false, false, false, false, false, false, false, false, false, false, false, false, false, false, false, false, false, false, false, true, true, false, false]}, {"title.text": "n = -0.0901: f‴(0) = +0.0901 — inflection at η = 3.31 (u_yy > 0 at the wall: adverse)"}], "label": "-0.0901", "method": "update"}, {"args": [{"visible": [false, false, false, false, false, false, false, false, false, false, false, false, false, false, false, false, false, false, false, false, false, false, false, false, false, false, false, false, false, false, false, false, true, true]}, {"title.text": "n = -0.0903: f‴(0) = +0.0903 — inflection at η = 3.38 (u_yy > 0 at the wall: adverse)"}], "label": "-0.0903", "method": "update"}]}], "title": {"text": "n = 0.1495: f‴(0) = -0.1495 — no inflection (u_yy < 0 at the wall: accelerating)", "x": 0}, "xaxis": {"range": [0, 1.05], "title": {"text": "u / U_e  [–]"}}, "yaxis": {"range": [0, 6], "title": {"text": "η [–]"}}}}
